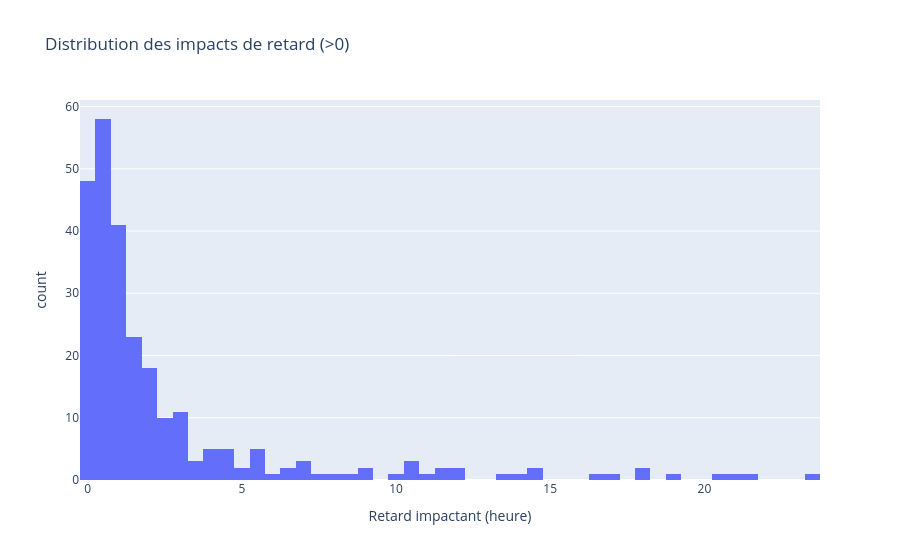

Notebook cell for this chart:
### Code cell
fig = px.histogram(
    df_impact_late[df_impact_late['late_impact'].between(0, 24)],
    x="late_impact",
    nbins=50,  # ajuste le nombre de barres
    labels={"late_impact": "Retard impactant (heure)", "count": "Nombre de cas"},
    title="Distribution des impacts de retard (>0)"
)
fig.show()

### Figure 1 — Plotly figure (JSON) as saved in the notebook; plotly's stock layout.template omitted (floating-point values rounded to 4 significant figures; data arrays with more than 128 entries replaced by an {"elided": "..."} marker saying what was removed)
{"data": [{"bingroup": "x", "hovertemplate": "Retard impactant (heure)=%{x}<br>count=%{y}<extra></extra>", "legendgroup": "", "marker": {"color": "#636efa", "pattern": {"shape": ""}}, "name": "", "nbinsx": 50, "orientation": "v", "showlegend": false, "type": "histogram", "x": {"elided": "262 float values"}, "xaxis": "x", "yaxis": "y"}], "layout": {"barmode": "relative", "legend": {"tracegroupgap": 0}, "title": {"text": "Distribution des impacts de retard (>0)"}, "xaxis": {"anchor": "y", "domain": [0, 1], "title": {"text": "Retard impactant (heure)"}}, "yaxis": {"anchor": "x", "domain": [0, 1], "title": {"text": "count"}}}}
